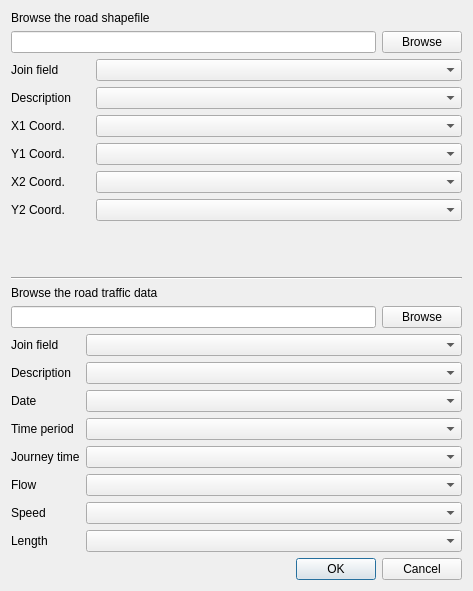
<?xml version="1.0" encoding="UTF-8"?>
<ui version="4.0">
 <class>RoadTrafficOpenDialog</class>
 <widget class="QDialog" name="RoadTrafficOpenDialog">
  <property name="geometry">
   <rect>
    <x>0</x>
    <y>0</y>
    <width>473</width>
    <height>591</height>
   </rect>
  </property>
  <property name="sizePolicy">
   <sizepolicy hsizetype="MinimumExpanding" vsizetype="MinimumExpanding">
    <horstretch>0</horstretch>
    <verstretch>0</verstretch>
   </sizepolicy>
  </property>
  <property name="windowTitle">
   <string>Dialog</string>
  </property>
  <layout class="QGridLayout" name="gridLayout">
   <item row="1" column="0">
    <layout class="QVBoxLayout" name="verticalLayout">
     <item>
      <widget class="QLabel" name="shapefileLabel">
       <property name="text">
        <string>Browse the road shapefile</string>
       </property>
      </widget>
     </item>
     <item>
      <layout class="QHBoxLayout" name="horizontalLayout">
       <item>
        <widget class="QLineEdit" name="shapefileLineEdit"/>
       </item>
       <item>
        <widget class="QPushButton" name="shapefileFileButton">
         <property name="text">
          <string>Browse</string>
         </property>
        </widget>
       </item>
      </layout>
     </item>
     <item>
      <layout class="QHBoxLayout" name="horizontalLayout_3">
       <item>
        <widget class="QLabel" name="shapefileJoinLabel">
         <property name="sizePolicy">
          <sizepolicy hsizetype="Minimum" vsizetype="Minimum">
           <horstretch>0</horstretch>
           <verstretch>0</verstretch>
          </sizepolicy>
         </property>
         <property name="minimumSize">
          <size>
           <width>79</width>
           <height>0</height>
          </size>
         </property>
         <property name="text">
          <string>Join field</string>
         </property>
        </widget>
       </item>
       <item>
        <widget class="QComboBox" name="shapefileComboBox">
         <property name="sizePolicy">
          <sizepolicy hsizetype="MinimumExpanding" vsizetype="Fixed">
           <horstretch>0</horstretch>
           <verstretch>0</verstretch>
          </sizepolicy>
         </property>
        </widget>
       </item>
      </layout>
     </item>
     <item>
      <widget class="QWidget" name="shapefileGridWidget" native="true">
       <layout class="QGridLayout" name="shapefileAttributesGridLayout" rowminimumheight="0,0,0,0,0,0">
        <property name="leftMargin">
         <number>0</number>
        </property>
        <property name="topMargin">
         <number>0</number>
        </property>
        <property name="rightMargin">
         <number>0</number>
        </property>
        <property name="bottomMargin">
         <number>0</number>
        </property>
        <property name="spacing">
         <number>6</number>
        </property>
        <item row="4" column="1">
         <widget class="QComboBox" name="shapefileX2ComboBox"/>
        </item>
        <item row="3" column="0">
         <widget class="QLabel" name="shapefileY1Label">
          <property name="text">
           <string>Y1 Coord.</string>
          </property>
         </widget>
        </item>
        <item row="2" column="1">
         <widget class="QComboBox" name="shapefileX1ComboBox"/>
        </item>
        <item row="4" column="0">
         <widget class="QLabel" name="shapefileX2Label">
          <property name="text">
           <string>X2 Coord.</string>
          </property>
         </widget>
        </item>
        <item row="1" column="0">
         <widget class="QLabel" name="shapefileDescriptionLabel">
          <property name="sizePolicy">
           <sizepolicy hsizetype="Minimum" vsizetype="Preferred">
            <horstretch>0</horstretch>
            <verstretch>0</verstretch>
           </sizepolicy>
          </property>
          <property name="minimumSize">
           <size>
            <width>79</width>
            <height>0</height>
           </size>
          </property>
          <property name="text">
           <string>Description</string>
          </property>
         </widget>
        </item>
        <item row="2" column="0">
         <widget class="QLabel" name="shapefileX1Label">
          <property name="text">
           <string>X1 Coord.</string>
          </property>
         </widget>
        </item>
        <item row="3" column="1">
         <widget class="QComboBox" name="shapefileY1ComboBox"/>
        </item>
        <item row="1" column="1">
         <widget class="QComboBox" name="shapefileDescriptionComboBox">
          <property name="sizePolicy">
           <sizepolicy hsizetype="MinimumExpanding" vsizetype="Fixed">
            <horstretch>0</horstretch>
            <verstretch>0</verstretch>
           </sizepolicy>
          </property>
         </widget>
        </item>
        <item row="5" column="0">
         <widget class="QLabel" name="shapefileY2Label">
          <property name="text">
           <string>Y2 Coord.</string>
          </property>
         </widget>
        </item>
        <item row="5" column="1">
         <widget class="QComboBox" name="shapefileY2ComboBox"/>
        </item>
       </layout>
      </widget>
     </item>
     <item>
      <spacer name="verticalSpacer">
       <property name="orientation">
        <enum>Qt::Vertical</enum>
       </property>
       <property name="sizeHint" stdset="0">
        <size>
         <width>20</width>
         <height>0</height>
        </size>
       </property>
      </spacer>
     </item>
     <item>
      <widget class="Line" name="line">
       <property name="orientation">
        <enum>Qt::Horizontal</enum>
       </property>
      </widget>
     </item>
     <item>
      <widget class="QLabel" name="dataLabel">
       <property name="sizePolicy">
        <sizepolicy hsizetype="Preferred" vsizetype="Minimum">
         <horstretch>0</horstretch>
         <verstretch>0</verstretch>
        </sizepolicy>
       </property>
       <property name="text">
        <string>Browse the road traffic data</string>
       </property>
      </widget>
     </item>
     <item>
      <layout class="QHBoxLayout" name="horizontalLayout_2">
       <item>
        <widget class="QLineEdit" name="dataLineEdit"/>
       </item>
       <item>
        <widget class="QPushButton" name="dataButton">
         <property name="text">
          <string>Browse</string>
         </property>
        </widget>
       </item>
      </layout>
     </item>
     <item>
      <layout class="QGridLayout" name="gridLayout_3">
       <item row="2" column="1">
        <widget class="QComboBox" name="dataDateComboBox"/>
       </item>
       <item row="7" column="1">
        <widget class="QComboBox" name="dataLengthComboBox"/>
       </item>
       <item row="0" column="1">
        <widget class="QComboBox" name="dataComboBox">
         <property name="sizePolicy">
          <sizepolicy hsizetype="MinimumExpanding" vsizetype="Fixed">
           <horstretch>0</horstretch>
           <verstretch>0</verstretch>
          </sizepolicy>
         </property>
        </widget>
       </item>
       <item row="2" column="0">
        <widget class="QLabel" name="dataDateLabel">
         <property name="text">
          <string>Date</string>
         </property>
        </widget>
       </item>
       <item row="1" column="0">
        <widget class="QLabel" name="dataDescriptionLabel">
         <property name="text">
          <string>Description</string>
         </property>
        </widget>
       </item>
       <item row="6" column="0">
        <widget class="QLabel" name="dataSpeedLabel">
         <property name="text">
          <string>Speed</string>
         </property>
        </widget>
       </item>
       <item row="6" column="1">
        <widget class="QComboBox" name="dataSpeedComboBox"/>
       </item>
       <item row="1" column="1">
        <widget class="QComboBox" name="dataDescriptionComboBox"/>
       </item>
       <item row="5" column="1">
        <widget class="QComboBox" name="dataFlowComboBox"/>
       </item>
       <item row="3" column="1">
        <widget class="QComboBox" name="dataTimePeriodComboBox"/>
       </item>
       <item row="7" column="0">
        <widget class="QLabel" name="DataLengthLabel">
         <property name="text">
          <string>Length</string>
         </property>
        </widget>
       </item>
       <item row="3" column="0">
        <widget class="QLabel" name="dataTimePeriodLabel">
         <property name="text">
          <string>Time period</string>
         </property>
        </widget>
       </item>
       <item row="4" column="1">
        <widget class="QComboBox" name="dataJourneyTimeComboBox"/>
       </item>
       <item row="5" column="0">
        <widget class="QLabel" name="dataFlowLabel">
         <property name="text">
          <string>Flow</string>
         </property>
        </widget>
       </item>
       <item row="0" column="0">
        <widget class="QLabel" name="dataJoinLabel">
         <property name="sizePolicy">
          <sizepolicy hsizetype="Minimum" vsizetype="Preferred">
           <horstretch>0</horstretch>
           <verstretch>0</verstretch>
          </sizepolicy>
         </property>
         <property name="text">
          <string>Join field</string>
         </property>
        </widget>
       </item>
       <item row="4" column="0">
        <widget class="QLabel" name="dataJourneytimeLabel">
         <property name="text">
          <string>Journey time</string>
         </property>
        </widget>
       </item>
      </layout>
     </item>
    </layout>
   </item>
   <item row="10" column="0">
    <widget class="QDialogButtonBox" name="buttonBox">
     <property name="orientation">
      <enum>Qt::Horizontal</enum>
     </property>
     <property name="standardButtons">
      <set>QDialogButtonBox::Cancel|QDialogButtonBox::Ok</set>
     </property>
    </widget>
   </item>
  </layout>
 </widget>
 <resources/>
 <connections>
  <connection>
   <sender>buttonBox</sender>
   <signal>accepted()</signal>
   <receiver>RoadTrafficOpenDialog</receiver>
   <slot>accept()</slot>
   <hints>
    <hint type="sourcelabel">
     <x>248</x>
     <y>254</y>
    </hint>
    <hint type="destinationlabel">
     <x>157</x>
     <y>274</y>
    </hint>
   </hints>
  </connection>
  <connection>
   <sender>buttonBox</sender>
   <signal>rejected()</signal>
   <receiver>RoadTrafficOpenDialog</receiver>
   <slot>reject()</slot>
   <hints>
    <hint type="sourcelabel">
     <x>316</x>
     <y>260</y>
    </hint>
    <hint type="destinationlabel">
     <x>286</x>
     <y>274</y>
    </hint>
   </hints>
  </connection>
 </connections>
</ui>
